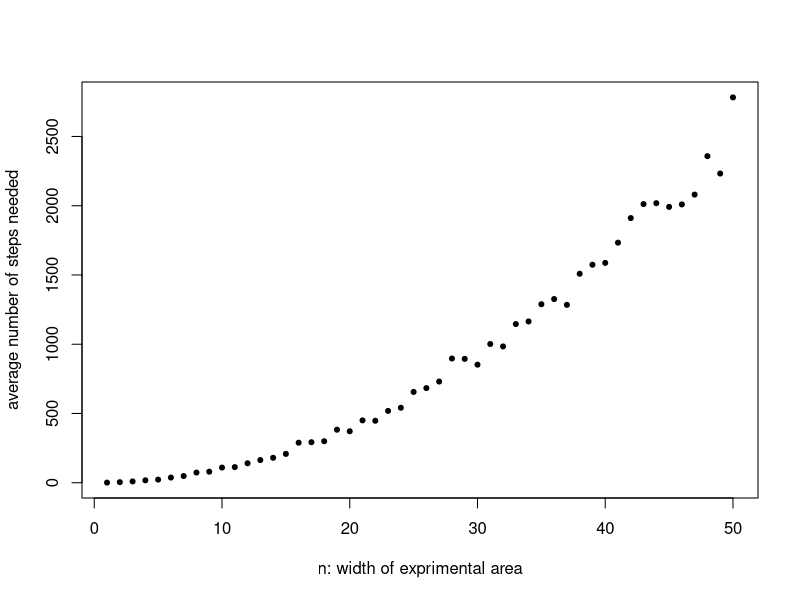

Write the R code that produced this figure.
rand_walk <- function(nmax) {
    pos = 0
    steps = 0
    while (pos < nmax && pos > -nmax){
        step = sample(0:1,1) *2 -1
        pos = pos + step
        steps = steps +1
    }

    return(steps)
}

dist_rand_walk <- function(n){

    num_tests = 100
    res = 1:num_tests
    for (i in 1:num_tests) {
        res[i] = rand_walk(n)
    }

    return(res)
}

nset = 1:50
means = 1:max(nset)
for (i in nset){
    means[i] = mean(dist_rand_walk(i))
    print(i)
}
png('ex2.png')
plot(
    nset, means, pch=20, cex=1,
    xlab='n: width of exprimental area', ylab='average number of steps needed'
)
